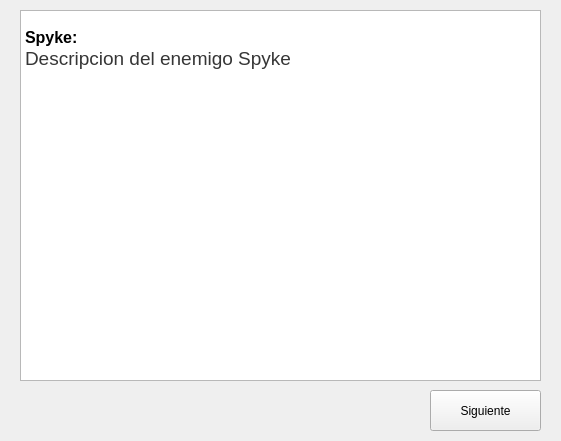
<?xml version="1.0" encoding="UTF-8"?>
<ui version="4.0">
 <class>mostrarenemigos</class>
 <widget class="QDialog" name="mostrarenemigos">
  <property name="geometry">
   <rect>
    <x>0</x>
    <y>0</y>
    <width>561</width>
    <height>441</height>
   </rect>
  </property>
  <property name="windowTitle">
   <string>Dialog</string>
  </property>
  <widget class="QTextBrowser" name="text2">
   <property name="geometry">
    <rect>
     <x>20</x>
     <y>10</y>
     <width>521</width>
     <height>371</height>
    </rect>
   </property>
   <property name="html">
    <string>&lt;!DOCTYPE HTML PUBLIC &quot;-//W3C//DTD HTML 4.0//EN&quot; &quot;http://www.w3.org/TR/REC-html40/strict.dtd&quot;&gt;
&lt;html&gt;&lt;head&gt;&lt;meta name=&quot;qrichtext&quot; content=&quot;1&quot; /&gt;&lt;style type=&quot;text/css&quot;&gt;
p, li { white-space: pre-wrap; }
&lt;/style&gt;&lt;/head&gt;&lt;body style=&quot; font-family:'MS Shell Dlg 2'; font-size:8.25pt; font-weight:400; font-style:normal;&quot;&gt;
&lt;p style=&quot; margin-top:0px; margin-bottom:0px; margin-left:0px; margin-right:0px; -qt-block-indent:0; text-indent:0px;&quot;&gt;                                                              &lt;/p&gt;
&lt;p style=&quot; margin-top:0px; margin-bottom:0px; margin-left:0px; margin-right:0px; -qt-block-indent:0; text-indent:0px;&quot;&gt;&lt;span style=&quot; font-size:12pt; font-weight:600;&quot;&gt;Hueso:&lt;/span&gt;&lt;/p&gt;
&lt;p align=&quot;justify&quot; style=&quot; margin-top:0px; margin-bottom:0px; margin-left:0px; margin-right:0px; -qt-block-indent:0; text-indent:0px;&quot;&gt;&lt;span style=&quot; font-size:14pt; color:#363636;&quot;&gt;Descripcion de como funciona el enemigo tipo hueso.&lt;/span&gt;&lt;span style=&quot; font-size:8pt;&quot;&gt;       	                                                      &lt;/span&gt;&lt;/p&gt;
&lt;p style=&quot; margin-top:0px; margin-bottom:0px; margin-left:0px; margin-right:0px; -qt-block-indent:0; text-indent:0px;&quot;&gt;                                      &lt;/p&gt;&lt;/body&gt;&lt;/html&gt;</string>
   </property>
  </widget>
  <widget class="QPushButton" name="BotonHueso">
   <property name="geometry">
    <rect>
     <x>150</x>
     <y>220</y>
     <width>331</width>
     <height>151</height>
    </rect>
   </property>
   <property name="cursor">
    <cursorShape>PointingHandCursor</cursorShape>
   </property>
   <property name="text">
    <string/>
   </property>
   <property name="icon">
    <iconset resource="Imagenes.qrc">
     <normaloff>:/ImagenesJuego/Otros/Hueso.png</normaloff>:/ImagenesJuego/Otros/Hueso.png</iconset>
   </property>
   <property name="iconSize">
    <size>
     <width>274</width>
     <height>145</height>
    </size>
   </property>
   <property name="flat">
    <bool>true</bool>
   </property>
  </widget>
  <widget class="QPushButton" name="pushButton">
   <property name="geometry">
    <rect>
     <x>430</x>
     <y>390</y>
     <width>111</width>
     <height>41</height>
    </rect>
   </property>
   <property name="text">
    <string>Siguiente</string>
   </property>
  </widget>
  <widget class="QPushButton" name="BotonTyke">
   <property name="geometry">
    <rect>
     <x>170</x>
     <y>220</y>
     <width>211</width>
     <height>141</height>
    </rect>
   </property>
   <property name="cursor">
    <cursorShape>PointingHandCursor</cursorShape>
   </property>
   <property name="text">
    <string/>
   </property>
   <property name="icon">
    <iconset resource="Imagenes.qrc">
     <normaloff>:/ImagenesJuego/Otros/tyke.png</normaloff>:/ImagenesJuego/Otros/tyke.png</iconset>
   </property>
   <property name="iconSize">
    <size>
     <width>154</width>
     <height>111</height>
    </size>
   </property>
   <property name="default">
    <bool>false</bool>
   </property>
   <property name="flat">
    <bool>true</bool>
   </property>
  </widget>
  <widget class="QTextBrowser" name="text1">
   <property name="geometry">
    <rect>
     <x>20</x>
     <y>10</y>
     <width>521</width>
     <height>371</height>
    </rect>
   </property>
   <property name="cursor" stdset="0">
    <cursorShape>ArrowCursor</cursorShape>
   </property>
   <property name="html">
    <string>&lt;!DOCTYPE HTML PUBLIC &quot;-//W3C//DTD HTML 4.0//EN&quot; &quot;http://www.w3.org/TR/REC-html40/strict.dtd&quot;&gt;
&lt;html&gt;&lt;head&gt;&lt;meta name=&quot;qrichtext&quot; content=&quot;1&quot; /&gt;&lt;style type=&quot;text/css&quot;&gt;
p, li { white-space: pre-wrap; }
&lt;/style&gt;&lt;/head&gt;&lt;body style=&quot; font-family:'MS Shell Dlg 2'; font-size:8.25pt; font-weight:400; font-style:normal;&quot;&gt;
&lt;p style=&quot;-qt-paragraph-type:empty; margin-top:0px; margin-bottom:0px; margin-left:0px; margin-right:0px; -qt-block-indent:0; text-indent:0px;&quot;&gt;&lt;br /&gt;&lt;/p&gt;
&lt;p style=&quot; margin-top:0px; margin-bottom:0px; margin-left:0px; margin-right:0px; -qt-block-indent:0; text-indent:0px;&quot;&gt;                                                             &lt;/p&gt;
&lt;p style=&quot; margin-top:0px; margin-bottom:0px; margin-left:0px; margin-right:0px; -qt-block-indent:0; text-indent:0px;&quot;&gt;&lt;span style=&quot; font-size:11pt; font-weight:600;&quot;&gt;TYKE:&lt;/span&gt;&lt;/p&gt;
&lt;p align=&quot;justify&quot; style=&quot; margin-top:0px; margin-bottom:0px; margin-left:0px; margin-right:0px; -qt-block-indent:0; text-indent:0px;&quot;&gt;&lt;span style=&quot; font-size:14pt; color:#363636;&quot;&gt;Descripcion de Tyke&lt;/span&gt;&lt;/p&gt;
&lt;p style=&quot;-qt-paragraph-type:empty; margin-top:0px; margin-bottom:0px; margin-left:0px; margin-right:0px; -qt-block-indent:0; text-indent:0px; font-size:11pt;&quot;&gt;&lt;br /&gt;&lt;/p&gt;
&lt;p style=&quot; margin-top:0px; margin-bottom:0px; margin-left:0px; margin-right:0px; -qt-block-indent:0; text-indent:0px;&quot;&gt;&lt;span style=&quot; font-size:8pt;&quot;&gt;		   &lt;/span&gt;&lt;/p&gt;
&lt;p style=&quot; margin-top:0px; margin-bottom:0px; margin-left:0px; margin-right:0px; -qt-block-indent:0; text-indent:0px;&quot;&gt;&lt;span style=&quot; font-size:8pt;&quot;&gt;	                                                &lt;/span&gt;&lt;/p&gt;
&lt;p style=&quot;-qt-paragraph-type:empty; margin-top:0px; margin-bottom:0px; margin-left:0px; margin-right:0px; -qt-block-indent:0; text-indent:0px;&quot;&gt;&lt;br /&gt;&lt;/p&gt;&lt;/body&gt;&lt;/html&gt;</string>
   </property>
  </widget>
  <widget class="QPushButton" name="BotonSpyke">
   <property name="geometry">
    <rect>
     <x>220</x>
     <y>230</y>
     <width>261</width>
     <height>141</height>
    </rect>
   </property>
   <property name="cursor">
    <cursorShape>PointingHandCursor</cursorShape>
   </property>
   <property name="text">
    <string/>
   </property>
   <property name="icon">
    <iconset resource="Imagenes.qrc">
     <normaloff>:/ImagenesJuego/Otros/spyke.png</normaloff>:/ImagenesJuego/Otros/spyke.png</iconset>
   </property>
   <property name="iconSize">
    <size>
     <width>210</width>
     <height>126</height>
    </size>
   </property>
   <property name="flat">
    <bool>true</bool>
   </property>
  </widget>
  <widget class="QPushButton" name="BotonTrampa">
   <property name="geometry">
    <rect>
     <x>160</x>
     <y>240</y>
     <width>331</width>
     <height>121</height>
    </rect>
   </property>
   <property name="cursor">
    <cursorShape>PointingHandCursor</cursorShape>
   </property>
   <property name="text">
    <string/>
   </property>
   <property name="icon">
    <iconset resource="Imagenes.qrc">
     <normaloff>:/ImagenesJuego/Otros/trampa.png</normaloff>:/ImagenesJuego/Otros/trampa.png</iconset>
   </property>
   <property name="iconSize">
    <size>
     <width>310</width>
     <height>114</height>
    </size>
   </property>
   <property name="flat">
    <bool>true</bool>
   </property>
  </widget>
  <widget class="QTextBrowser" name="text3">
   <property name="geometry">
    <rect>
     <x>20</x>
     <y>10</y>
     <width>521</width>
     <height>371</height>
    </rect>
   </property>
   <property name="html">
    <string>&lt;!DOCTYPE HTML PUBLIC &quot;-//W3C//DTD HTML 4.0//EN&quot; &quot;http://www.w3.org/TR/REC-html40/strict.dtd&quot;&gt;
&lt;html&gt;&lt;head&gt;&lt;meta name=&quot;qrichtext&quot; content=&quot;1&quot; /&gt;&lt;style type=&quot;text/css&quot;&gt;
p, li { white-space: pre-wrap; }
&lt;/style&gt;&lt;/head&gt;&lt;body style=&quot; font-family:'MS Shell Dlg 2'; font-size:8.25pt; font-weight:400; font-style:normal;&quot;&gt;
&lt;p style=&quot; margin-top:0px; margin-bottom:0px; margin-left:0px; margin-right:0px; -qt-block-indent:0; text-indent:0px;&quot;&gt;&lt;span style=&quot; font-size:8pt; color:#363636;&quot;&gt;                                                                &lt;/span&gt;&lt;/p&gt;
&lt;p style=&quot;-qt-paragraph-type:empty; margin-top:0px; margin-bottom:0px; margin-left:0px; margin-right:0px; -qt-block-indent:0; text-indent:0px; color:#363636;&quot;&gt;&lt;br /&gt;&lt;/p&gt;
&lt;p style=&quot; margin-top:0px; margin-bottom:0px; margin-left:0px; margin-right:0px; -qt-block-indent:0; text-indent:0px;&quot;&gt;&lt;span style=&quot; font-size:8pt; color:#363636;&quot;&gt; &lt;/span&gt;&lt;span style=&quot; font-size:12pt; font-weight:600; color:#363636;&quot;&gt;Trampa:&lt;/span&gt;&lt;/p&gt;
&lt;p style=&quot; margin-top:0px; margin-bottom:0px; margin-left:0px; margin-right:0px; -qt-block-indent:0; text-indent:0px;&quot;&gt;&lt;span style=&quot; font-size:14pt; color:#363636;&quot;&gt;Descripcion de como funcionan los enemigos tipo trampa&lt;/span&gt;&lt;/p&gt;
&lt;p style=&quot; margin-top:0px; margin-bottom:0px; margin-left:0px; margin-right:0px; -qt-block-indent:0; text-indent:0px;&quot;&gt;&lt;span style=&quot; font-size:8pt; color:#363636;&quot;&gt;		&lt;/span&gt;&lt;/p&gt;
&lt;p style=&quot; margin-top:0px; margin-bottom:0px; margin-left:0px; margin-right:0px; -qt-block-indent:0; text-indent:0px;&quot;&gt;                                   &lt;span style=&quot; font-size:8pt; color:#363636;&quot;&gt; 	                       &lt;/span&gt;&lt;span style=&quot; color:#363636;&quot;&gt;		                   &lt;/span&gt;&lt;/p&gt;&lt;/body&gt;&lt;/html&gt;</string>
   </property>
  </widget>
  <widget class="QTextBrowser" name="text4">
   <property name="geometry">
    <rect>
     <x>20</x>
     <y>10</y>
     <width>521</width>
     <height>371</height>
    </rect>
   </property>
   <property name="html">
    <string>&lt;!DOCTYPE HTML PUBLIC &quot;-//W3C//DTD HTML 4.0//EN&quot; &quot;http://www.w3.org/TR/REC-html40/strict.dtd&quot;&gt;
&lt;html&gt;&lt;head&gt;&lt;meta name=&quot;qrichtext&quot; content=&quot;1&quot; /&gt;&lt;style type=&quot;text/css&quot;&gt;
p, li { white-space: pre-wrap; }
&lt;/style&gt;&lt;/head&gt;&lt;body style=&quot; font-family:'MS Shell Dlg 2'; font-size:8.25pt; font-weight:400; font-style:normal;&quot;&gt;
&lt;p style=&quot; margin-top:0px; margin-bottom:0px; margin-left:0px; margin-right:0px; -qt-block-indent:0; text-indent:0px;&quot;&gt;&lt;span style=&quot; font-size:8pt;&quot;&gt;		           &lt;/span&gt;&lt;/p&gt;
&lt;p style=&quot; margin-top:0px; margin-bottom:0px; margin-left:0px; margin-right:0px; -qt-block-indent:0; text-indent:0px;&quot;&gt;&lt;span style=&quot; font-size:12pt; font-weight:600;&quot;&gt;Spyke:&lt;/span&gt;&lt;/p&gt;
&lt;p align=&quot;justify&quot; style=&quot; margin-top:0px; margin-bottom:0px; margin-left:0px; margin-right:0px; -qt-block-indent:0; text-indent:0px;&quot;&gt;&lt;span style=&quot; font-size:14pt; color:#363636;&quot;&gt;Descripcion del enemigo Spyke&lt;/span&gt;&lt;/p&gt;
&lt;p style=&quot; margin-top:0px; margin-bottom:0px; margin-left:0px; margin-right:0px; -qt-block-indent:0; text-indent:0px;&quot;&gt;                                                         &lt;/p&gt;
&lt;p style=&quot; margin-top:0px; margin-bottom:0px; margin-left:0px; margin-right:0px; -qt-block-indent:0; text-indent:0px;&quot;&gt;&lt;span style=&quot; font-size:8pt;&quot;&gt;                                                                              &lt;/span&gt;&lt;/p&gt;
&lt;p style=&quot;-qt-paragraph-type:empty; margin-top:0px; margin-bottom:0px; margin-left:0px; margin-right:0px; -qt-block-indent:0; text-indent:0px; font-size:8pt;&quot;&gt;&lt;br /&gt;&lt;/p&gt;
&lt;p style=&quot;-qt-paragraph-type:empty; margin-top:0px; margin-bottom:0px; margin-left:0px; margin-right:0px; -qt-block-indent:0; text-indent:0px; font-size:8pt;&quot;&gt;&lt;br /&gt;&lt;/p&gt;&lt;/body&gt;&lt;/html&gt;</string>
   </property>
  </widget>
  <zorder>pushButton</zorder>
  <zorder>text3</zorder>
  <zorder>text2</zorder>
  <zorder>text1</zorder>
  <zorder>text4</zorder>
  <zorder>BotonHueso</zorder>
  <zorder>BotonSpyke</zorder>
  <zorder>BotonTrampa</zorder>
  <zorder>BotonTyke</zorder>
 </widget>
 <resources>
  <include location="Imagenes.qrc"/>
 </resources>
 <connections/>
</ui>
